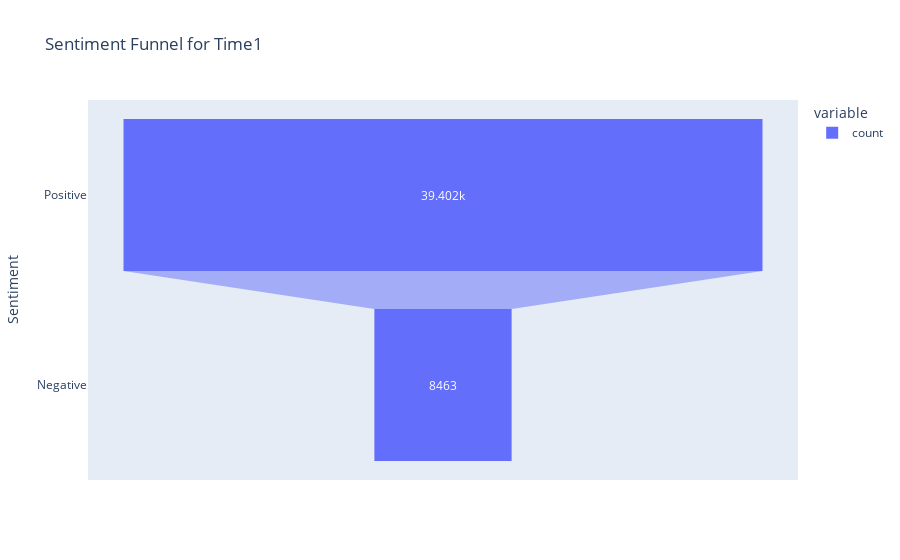
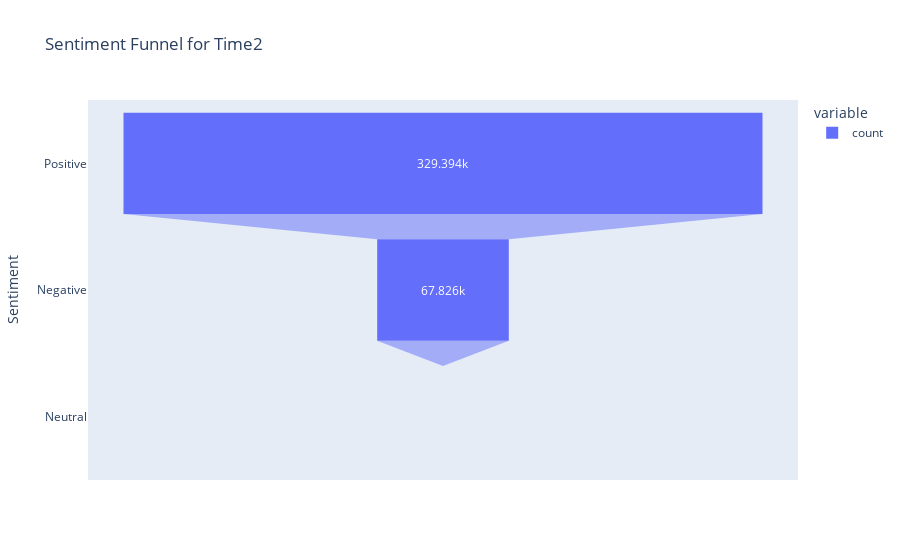

The code cell stored with these charts, in order, in its notebook:
### Code cell
# a graph for the sentiment as a funnel shaped graph
fig_time1 = px.funnel(sentiment_values_time1, title='Sentiment Funnel for Time1')
fig_time1.show()

fig_time2 = px.funnel(sentiment_values_time2, title='Sentiment Funnel for Time2')
fig_time2.show()

### Figure 1 — Plotly figure (JSON) as saved in the notebook; plotly's stock layout.template omitted (floating-point values rounded to 4 significant figures)
{"data": [{"hovertemplate": "variable=count<br>value=%{x}<br>Sentiment=%{y}<extra></extra>", "legendgroup": "count", "marker": {"color": "#636efa"}, "name": "count", "orientation": "h", "showlegend": true, "type": "funnel", "x": [39402, 8463], "xaxis": "x", "y": ["Positive", "Negative"], "yaxis": "y"}], "layout": {"legend": {"title": {"text": "variable"}, "tracegroupgap": 0}, "title": {"text": "Sentiment Funnel for Time1"}, "xaxis": {"anchor": "y", "domain": [0, 1], "title": {"text": "value"}}, "yaxis": {"anchor": "x", "domain": [0, 1], "title": {"text": "Sentiment"}}}}

### Figure 2 — Plotly figure (JSON) as saved in the notebook; plotly's stock layout.template omitted (floating-point values rounded to 4 significant figures)
{"data": [{"hovertemplate": "variable=count<br>value=%{x}<br>Sentiment=%{y}<extra></extra>", "legendgroup": "count", "marker": {"color": "#636efa"}, "name": "count", "orientation": "h", "showlegend": true, "type": "funnel", "x": [329394, 67826, 2], "xaxis": "x", "y": ["Positive", "Negative", "Neutral"], "yaxis": "y"}], "layout": {"legend": {"title": {"text": "variable"}, "tracegroupgap": 0}, "title": {"text": "Sentiment Funnel for Time2"}, "xaxis": {"anchor": "y", "domain": [0, 1], "title": {"text": "value"}}, "yaxis": {"anchor": "x", "domain": [0, 1], "title": {"text": "Sentiment"}}}}
